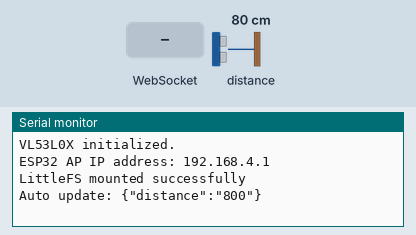
Simulated run of this sketch. Board: ESP32. On the bench: the last lines printed to the serial monitor. The test bench sets the inputs (shaded band); at power-on: distance to the obstacle 80 cm. Storage starts empty.

Above: at 1.2 s.
1.3 s: distance to the obstacle set to 250 cm
At 2.7 s:
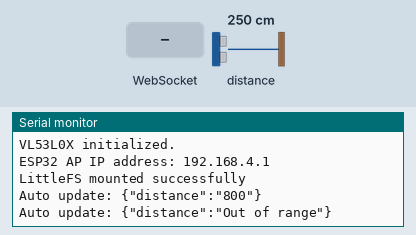
4.6 s: WebSocket text "1" received
At 5.1 s:
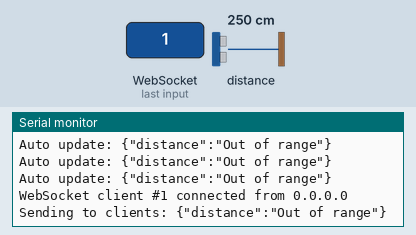
6.1 s: distance to the obstacle set to 2 cm
At 7.0 s:
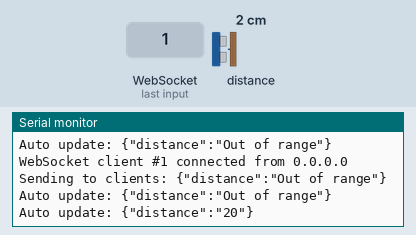
7.6 s: WebSocket text "0" received
At 8.2 s:
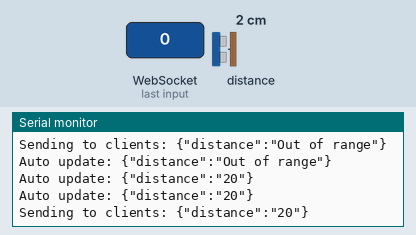

The sketch:

WebSocket_VL53L0X.ino
```cpp
/*********
  Adapted for AP Mode
*********/
#include <Arduino.h>
#include <WiFi.h>
#include <AsyncTCP.h>
#include <ESPAsyncWebServer.h>
#include "LittleFS.h"
#include <Arduino_JSON.h>
#include <Adafruit_VL53L0X.h>

// Replace with your desired AP credentials
const char* ssid = "ESP32_AP";
const char* password = "12345678";

// Create AsyncWebServer object on port 80
AsyncWebServer server(80);

// Create a WebSocket object
AsyncWebSocket ws("/ws");

// Json Variable to Hold Sensor Readings
JSONVar readings;

// Timer variables
unsigned long lastTime = 0;
unsigned long timerDelay = 1000; // Update every 1 second

// Create ToF sensor object
Adafruit_VL53L0X lox;

// Init VL53L0X
void initVL53L0X() {
  if (!lox.begin()) {
    Serial.println("Failed to find VL53L0X sensor. Check wiring!");
    while (1); // Halt
  }
  Serial.println("VL53L0X initialized.");
}

// Get Sensor Readings and return JSON object
String getSensorReadings() {
  VL53L0X_RangingMeasurementData_t measure;
  lox.rangingTest(&measure, false);

  if (measure.RangeStatus != 4) {
    readings["distance"] = String(measure.RangeMilliMeter);
  } else {
    readings["distance"] = "Out of range";
  }

  String jsonString = JSON.stringify(readings);
  return jsonString;
}

// Initialize LittleFS
void initLittleFS() {
  if (!LittleFS.begin(true)) {
    Serial.println("An error has occurred while mounting LittleFS");
  } else {
    Serial.println("LittleFS mounted successfully");
  }
}

// Initialize AP WiFi
void initWiFi() {
  WiFi.mode(WIFI_AP);
  WiFi.softAP(ssid, password);
  Serial.print("ESP32 AP IP address: ");
  Serial.println(WiFi.softAPIP());
}

// Send data to all connected clients
void notifyClients(String sensorReadings) {
  ws.textAll(sensorReadings);
}

// Handle incoming WebSocket messages
void handleWebSocketMessage(void *arg, uint8_t *data, size_t len) {
  AwsFrameInfo *info = (AwsFrameInfo*)arg;
  if (info->final && info->index == 0 && info->len == len && info->opcode == WS_TEXT) {
    String sensorReadings = getSensorReadings();
    Serial.print("Sending to clients: ");
    Serial.println(sensorReadings);
    notifyClients(sensorReadings);
  }
}

// WebSocket event handler
void onEvent(AsyncWebSocket *server, AsyncWebSocketClient *client,
             AwsEventType type, void *arg, uint8_t *data, size_t len) {
  switch (type) {
    case WS_EVT_CONNECT:
      Serial.printf("WebSocket client #%u connected from %s\n", client->id(), client->remoteIP().toString().c_str());
      break;
    case WS_EVT_DISCONNECT:
      Serial.printf("WebSocket client #%u disconnected\n", client->id());
      break;
    case WS_EVT_DATA:
      handleWebSocketMessage(arg, data, len);
      break;
    case WS_EVT_PONG:
    case WS_EVT_ERROR:
      break;
  }
}

void initWebSocket() {
  ws.onEvent(onEvent);
  server.addHandler(&ws);
}

void setup() {
  Serial.begin(115200);
  initVL53L0X();
  initWiFi();
  initLittleFS();
  initWebSocket();

  // Serve index.html at root
  server.on("/", HTTP_GET, [](AsyncWebServerRequest *request) {
    request->send(LittleFS, "/index.html", "text/html");
  });

  // Serve static files
  server.serveStatic("/", LittleFS, "/");

  // Start server
  server.begin();
}

void loop() {
  if ((millis() - lastTime) > timerDelay) {
    String sensorReadings = getSensorReadings();
    Serial.print("Auto update: ");
    Serial.println(sensorReadings);
    notifyClients(sensorReadings);
    lastTime = millis();
  }
  ws.cleanupClients();
}
```

Measured:
- after the input at 1.3 s, the serial monitor: prints a new line after 0.77 s (image 1)
- after the input at 4.6 s, the serial monitor: prints a new line at once (image 2)
- after the input at 6.1 s, the serial monitor: prints a new line after 0.11 s (image 3)
- after the input at 7.6 s, the serial monitor: prints a new line after 0.05 s (image 4)
